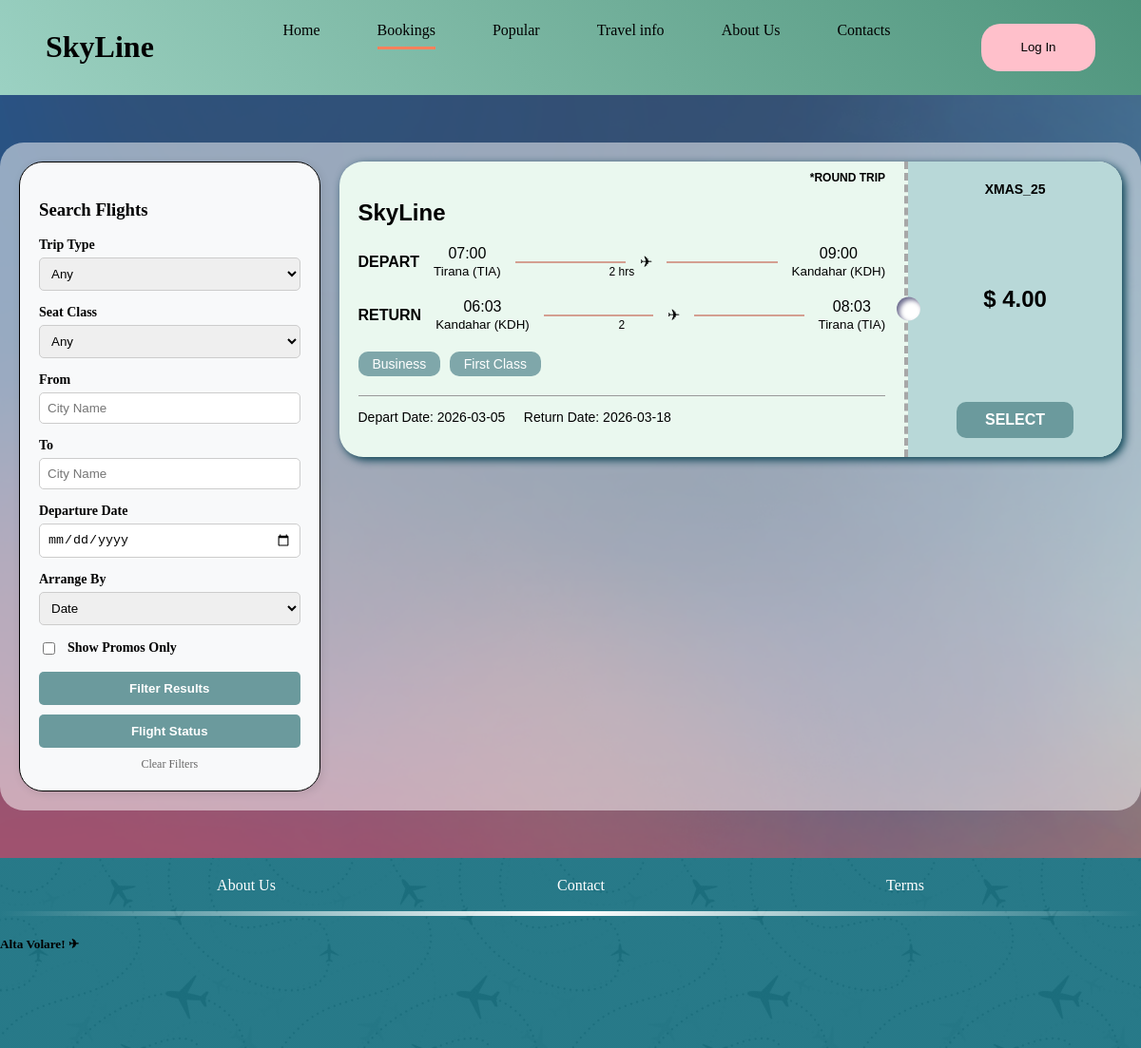
Page /booking on the earlier database version.
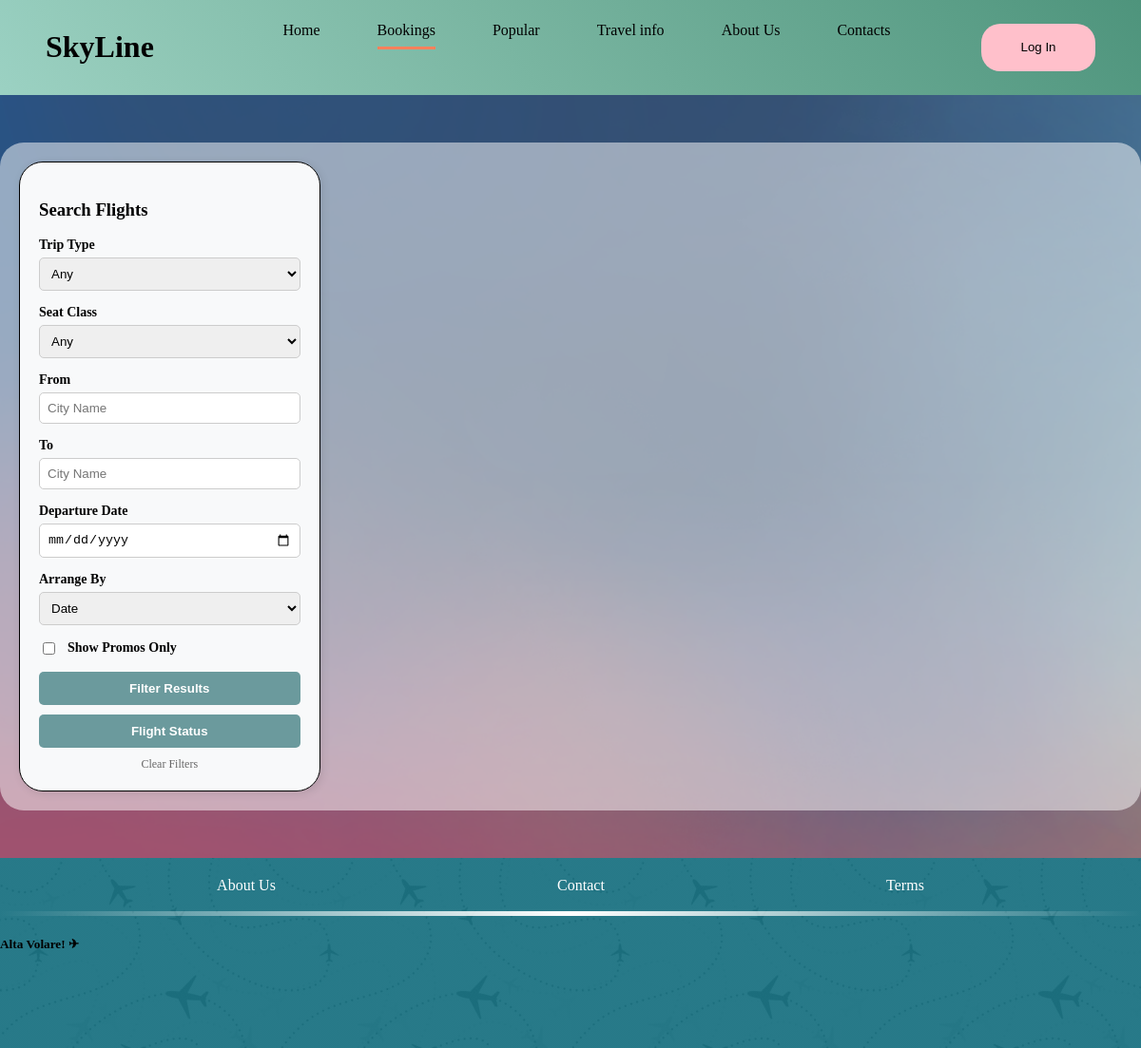
Same page on the later database version.
### app.py (models this page shows)
class Flight(db.Model):
    id = db.Column(db.Integer, primary_key=True)
    from_country = db.Column(db.String(50), nullable=False)
    from_city = db.Column(db.String(50), nullable=False)
    to_country = db.Column(db.String(50), nullable=False)
    to_city = db.Column(db.String(50), nullable=False)
    dep_date = db.Column(db.String(20), nullable=False)
    dep_time = db.Column(db.String(20), nullable=False)
    ret_date = db.Column(db.String(20), nullable=False)
    ret_time = db.Column(db.String(20), nullable=False)
    duration = db.Column(db.String(20), nullable=False)
    tickets_economy = db.Column(db.Integer)
    tickets_business = db.Column(db.Integer)
    tickets_first = db.Column(db.Integer)
    price = db.Column(db.Float, nullable=False)
    promo_code = db.Column(db.String(50), nullable=False)
    trip_type=db.Column(db.String(50), nullable=False)

### app.py (the view)
@app.route('/booking')
def booking():
    query = Flight.query
    trip_type = request.args.get('trip_type')
    if trip_type:
        query = query.filter(Flight.trip_type == trip_type)
    seat_class = request.args.get('seat_class')
    if seat_class == 'economy':
        query = query.filter(Flight.tickets_economy > 0)
    elif seat_class == 'business':
        query = query.filter(Flight.tickets_business > 0)
    elif seat_class == 'first':
        query = query.filter(Flight.tickets_first > 0)
    from_city = request.args.get('from_city')
    if from_city:
        query = query.filter(Flight.from_city.contains(from_city))
    to_city = request.args.get('to_city')
    if to_city:
        query = query.filter(Flight.to_city.contains(to_city))
    dep_date = request.args.get('dep_date')
    if dep_date:
        query = query.filter(Flight.dep_date == dep_date)
    if request.args.get('has_promo') == 'yes':
        query = query.filter(Flight.promo_code != 'none', Flight.promo_code != '')
    sort_by = request.args.get('sort_by', 'dep_date')
    if sort_by == 'price':
        query = query.order_by(Flight.price.asc())
    else:
        query = query.order_by(Flight.dep_date.asc())
    flights = query.all()
    return render_template('booking.html', flights=flights, calc_arrival=calculate_arrival)

### app.py (called while the page is built)
@app.after_request
def add_header(response):
    response.headers["Cache-Control"] = "no-cache, no-store, must-revalidate"
    response.headers["Pragma"] = "no-cache"
    response.headers["Expires"] = "0"
    return response

def calculate_arrival(start_time_str, duration_str):
    if not start_time_str or start_time_str == "none" or not duration_str:
        return "--:--"
    try:
        start_time = datetime.strptime(start_time_str, "%H:%M")
        clean_duration = duration_str.lower()
        hours = int(clean_duration.split('h')[0].strip())
        minutes = 0
        if 'm' in clean_duration:
            minutes = int(clean_duration.split('h')[1].split('m')[0].strip())
        arrival_time = start_time + timedelta(hours=hours, minutes=minutes)
        return arrival_time.strftime("%H:%M")
    except (ValueError, IndexError):
        return "--:--"

### templates/booking.html (shortened to what the changed rows need)
<!DOCTYPE html>
<html lang="en">
<head>
    <link rel="stylesheet" href="{{ url_for('static', filename='style.css') }}">
</head>
<body class="body">
    <div class="nav">
        <div class="logo"><h1>SkyLine</h1></div>
    </div>
<div class="booking-wrapper" >
        <div class="ticket-container" action="/checkout" method="POST">
            {% for flight in flights %}
                {% if flight.tickets_economy > 0 or flight.tickets_business > 0 or flight.tickets_first > 0 %}
                <div class="ticket-card">
                    <div class="ticket-left">
                        <h2>SkyLine</h2>
                        <span class="trip-tag">*{{ flight.trip_type.upper() }}</span>
                        <div class="flight-path">
                            <div><strong>DEPART</strong></div>
                            <div style="text-align:center">{{ flight.dep_time }}<br><small>{{ flight.from_city }}</small></div>
                            <div class="line"></div>
                            <div style="position:absolute; left:50%; transform:translateX(-50%); font-size:12px; margin-top:20px;">{{ flight.duration }} hrs</div>
                            <div style="text-align:center">&#9992;</div>
                            <div class="line"></div>
                            <div style="text-align:center">{{ calc_arrival(flight.dep_time, flight.duration) }}<br><small>{{ flight.to_city }}</small></div>
                        </div>
                        {% if flight.trip_type == "round trip" %}
                        <div class="flight-path" style="margin-top:20px;">
                            <div><strong>RETURN</strong></div>
                            <div style="text-align:center">{{ flight.ret_time }}<br><small>{{ flight.to_city }}</small></div>
                            <div class="line"></div>
                            <div style="position:absolute; left:50%; transform:translateX(-50%); font-size:12px; margin-top:20px;">{{ flight.duration }}</div>
                            <div style="text-align:center">&#9992;</div>
                            <div class="line"></div>
                            <div style="text-align:center">
                                {{ calc_arrival(flight.ret_time, flight.duration) }}<br>
                                <small>{{ flight.from_city }}</small>
                            </div>
                        </div>
                        {% endif %}
                        <div style="margin-top: 20px;">
                            {% if flight.tickets_business > 0 %}<button class="class-badge">Business</button>{% endif %}
                            {% if flight.tickets_first > 0 %}<button class="class-badge">First Class</button>{% endif %}
                        </div>
                        <hr style="margin-top:20px; border: 0; border-top: 1px solid #999;">
                        <p style="font-size:14px">Depart Date: {{ flight.dep_date }} {% if flight.trip_type == "round trip" %}&nbsp;&nbsp;&nbsp; Return Date: {{ flight.ret_date }}{% endif %}</p>
                    </div>
                    <div class="ticket-right">
                        <div>
                            {% if flight.promo_code and flight.promo_code != 'none' %}
                                <strong style="font-size: 14px;">{{ flight.promo_code }}</strong>
                            {% endif %}
                        </div>
                        <div style="font-size: 24px; font-weight: bold;">$ {{ "{:,.2f}".format(flight.price) }}</div>
                        <a href="{{ url_for('checkout', flight_id=flight.id) }}">
                            <button class="select-btn">SELECT</button>
                        </a>
                    </div>
                </div>
                {% endif %}
            {% endfor %}
        </div>
</div>
</body>
</html>

Differences in the rows shown:
removed Flight: trip_type "ROUND TRIP", dep_time "07:00", from_city "Tirana (TIA)", duration "2", dep_time+duration "09:00", to_city "Kandahar (KDH)", ret_time "06:03", ret_time+duration "08:03", tickets_business "Business", tickets_first "First Class", dep_date "2026-03-05", ret_date "2026-03-18", promo_code "XMAS_25", price "4.00"
